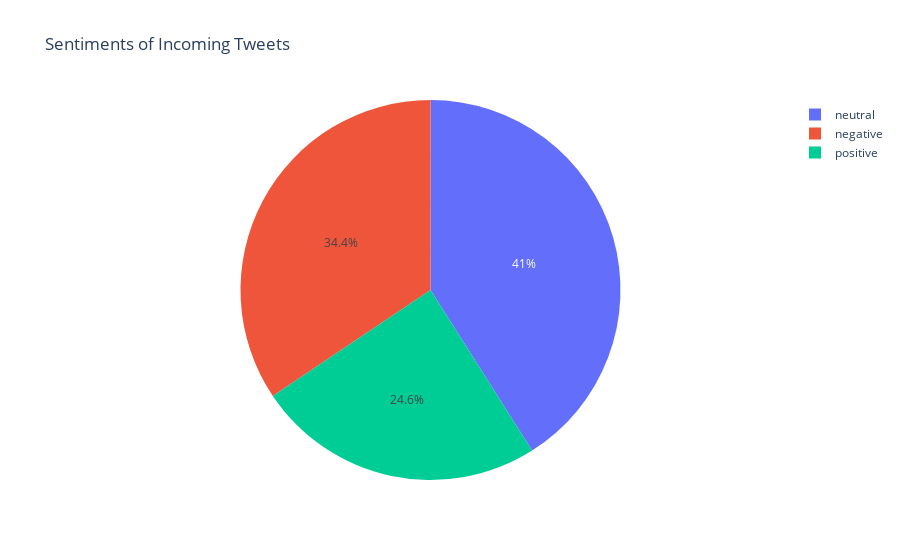

Notebook source saved alongside this figure:
### Code cell
tweets['count_col'] = tweets['sentiment'].apply(lambda x: 1)
fig = px.pie(tweets, values='count_col', names='sentiment', title='Sentiments of Incoming Tweets')
fig.show()

### Figure 1 — Plotly figure (JSON) as saved in the notebook; plotly's stock layout.template omitted (floating-point values rounded to 4 significant figures; data arrays with more than 128 entries replaced by an {"elided": "..."} marker saying what was removed)
{"data": [{"domain": {"x": [0, 1], "y": [0, 1]}, "hovertemplate": "sentiment=%{label}<br>count_col=%{value}<extra></extra>", "labels": {"elided": "15811 str values"}, "legendgroup": "", "name": "", "showlegend": true, "type": "pie", "values": {"elided": "15811 int values"}}], "layout": {"legend": {"tracegroupgap": 0}, "title": {"text": "Sentiments of Incoming Tweets"}}}
